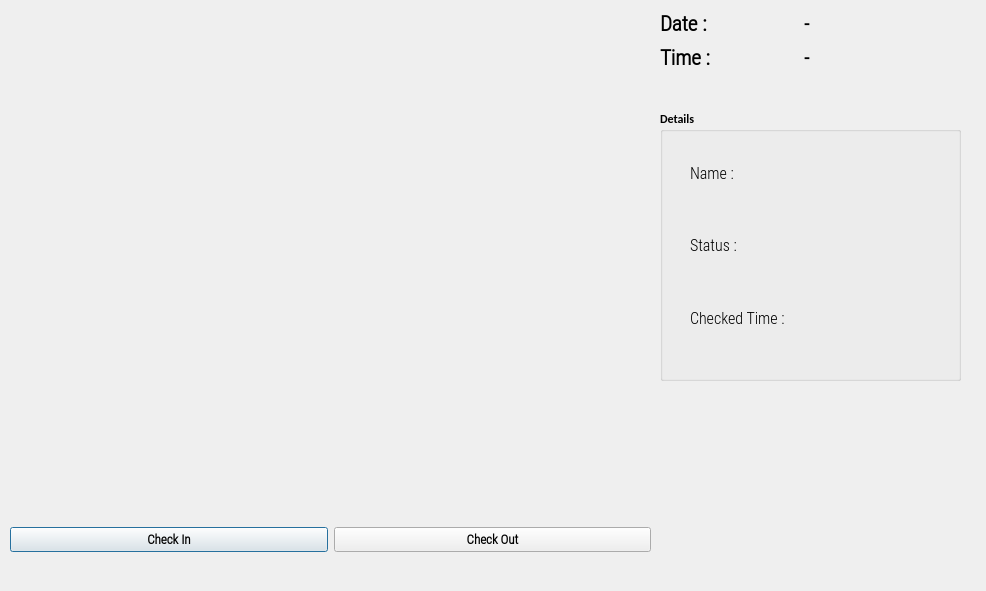
<?xml version="1.0" encoding="UTF-8"?>
<ui version="4.0">
 <class>OutputDialog</class>
 <widget class="QDialog" name="OutputDialog">
  <property name="geometry">
   <rect>
    <x>0</x>
    <y>0</y>
    <width>986</width>
    <height>591</height>
   </rect>
  </property>
  <property name="minimumSize">
   <size>
    <width>0</width>
    <height>0</height>
   </size>
  </property>
  <property name="maximumSize">
   <size>
    <width>1280</width>
    <height>720</height>
   </size>
  </property>
  <property name="font">
   <font>
    <family>Calibri</family>
    <weight>75</weight>
    <bold>true</bold>
   </font>
  </property>
  <property name="windowTitle">
   <string>Face Recognition Attendance App</string>
  </property>
  <property name="windowIcon">
   <iconset resource="resource.qrc">
    <normaloff>:/icon/icon.png</normaloff>:/icon/icon.png</iconset>
  </property>
  <widget class="QLabel" name="imgLabel">
   <property name="geometry">
    <rect>
     <x>10</x>
     <y>10</y>
     <width>640</width>
     <height>480</height>
    </rect>
   </property>
   <property name="minimumSize">
    <size>
     <width>4</width>
     <height>0</height>
    </size>
   </property>
   <property name="maximumSize">
    <size>
     <width>640</width>
     <height>480</height>
    </size>
   </property>
   <property name="text">
    <string/>
   </property>
  </widget>
  <widget class="QWidget" name="horizontalLayoutWidget">
   <property name="geometry">
    <rect>
     <x>10</x>
     <y>500</y>
     <width>641</width>
     <height>80</height>
    </rect>
   </property>
   <layout class="QHBoxLayout" name="horizontalLayout">
    <item>
     <widget class="QPushButton" name="CheckInButton">
      <property name="font">
       <font>
        <family>Roboto Condensed Light</family>
        <pointsize>10</pointsize>
        <weight>75</weight>
        <bold>true</bold>
       </font>
      </property>
      <property name="text">
       <string>Check In</string>
      </property>
      <property name="checkable">
       <bool>true</bool>
      </property>
     </widget>
    </item>
    <item>
     <widget class="QPushButton" name="CheckOutButton">
      <property name="font">
       <font>
        <family>Roboto Condensed Light</family>
        <pointsize>10</pointsize>
        <weight>75</weight>
        <bold>true</bold>
       </font>
      </property>
      <property name="text">
       <string>Check Out</string>
      </property>
      <property name="checkable">
       <bool>true</bool>
      </property>
     </widget>
    </item>
   </layout>
  </widget>
  <widget class="QWidget" name="gridLayoutWidget">
   <property name="geometry">
    <rect>
     <x>660</x>
     <y>10</y>
     <width>281</width>
     <height>61</height>
    </rect>
   </property>
   <layout class="QGridLayout" name="gridLayout_2">
    <item row="0" column="0">
     <widget class="QLabel" name="label">
      <property name="font">
       <font>
        <family>Roboto Condensed Light</family>
        <pointsize>16</pointsize>
        <weight>75</weight>
        <bold>true</bold>
       </font>
      </property>
      <property name="text">
       <string>Date :</string>
      </property>
     </widget>
    </item>
    <item row="0" column="1">
     <widget class="QLabel" name="Date_Label">
      <property name="font">
       <font>
        <family>Roboto Condensed Light</family>
        <pointsize>15</pointsize>
        <weight>75</weight>
        <bold>true</bold>
       </font>
      </property>
      <property name="text">
       <string>-</string>
      </property>
     </widget>
    </item>
    <item row="1" column="0">
     <widget class="QLabel" name="label_2">
      <property name="font">
       <font>
        <family>Roboto Condensed Light</family>
        <pointsize>16</pointsize>
        <weight>75</weight>
        <bold>true</bold>
       </font>
      </property>
      <property name="text">
       <string>Time :</string>
      </property>
     </widget>
    </item>
    <item row="1" column="1">
     <widget class="QLabel" name="Time_Label">
      <property name="font">
       <font>
        <family>Roboto Condensed Light</family>
        <pointsize>15</pointsize>
        <weight>75</weight>
        <bold>true</bold>
       </font>
      </property>
      <property name="text">
       <string>-</string>
      </property>
     </widget>
    </item>
   </layout>
  </widget>
  <widget class="QGroupBox" name="groupBox">
   <property name="geometry">
    <rect>
     <x>660</x>
     <y>110</y>
     <width>301</width>
     <height>271</height>
    </rect>
   </property>
   <property name="title">
    <string>Details</string>
   </property>
   <widget class="QWidget" name="verticalLayoutWidget">
    <property name="geometry">
     <rect>
      <x>30</x>
      <y>30</y>
      <width>122</width>
      <height>211</height>
     </rect>
    </property>
    <layout class="QVBoxLayout" name="verticalLayout">
     <item>
      <widget class="QLabel" name="label_3">
       <property name="font">
        <font>
         <family>Roboto Condensed Light</family>
         <pointsize>12</pointsize>
         <weight>50</weight>
         <bold>false</bold>
        </font>
       </property>
       <property name="text">
        <string>Name : </string>
       </property>
      </widget>
     </item>
     <item>
      <widget class="QLabel" name="label_4">
       <property name="font">
        <font>
         <family>Roboto Condensed Light</family>
         <pointsize>12</pointsize>
         <weight>50</weight>
         <bold>false</bold>
        </font>
       </property>
       <property name="text">
        <string>Status :</string>
       </property>
      </widget>
     </item>
     <item>
      <widget class="QLabel" name="label_5">
       <property name="font">
        <font>
         <family>Roboto Condensed Light</family>
         <pointsize>12</pointsize>
         <weight>50</weight>
         <bold>false</bold>
        </font>
       </property>
       <property name="text">
        <string>Checked Time : </string>
       </property>
      </widget>
     </item>
    </layout>
   </widget>
   <widget class="QWidget" name="verticalLayoutWidget_2">
    <property name="geometry">
     <rect>
      <x>120</x>
      <y>30</y>
      <width>161</width>
      <height>211</height>
     </rect>
    </property>
    <layout class="QVBoxLayout" name="verticalLayout_2">
     <item>
      <widget class="QLabel" name="NameLabel">
       <property name="font">
        <font>
         <family>Roboto Condensed Light</family>
         <pointsize>12</pointsize>
         <weight>50</weight>
         <bold>false</bold>
        </font>
       </property>
       <property name="text">
        <string/>
       </property>
      </widget>
     </item>
     <item>
      <widget class="QLabel" name="StatusLabel">
       <property name="font">
        <font>
         <family>Roboto Condensed Light</family>
         <pointsize>12</pointsize>
         <weight>50</weight>
         <bold>false</bold>
        </font>
       </property>
       <property name="text">
        <string/>
       </property>
      </widget>
     </item>
     <item>
      <layout class="QHBoxLayout" name="horizontalLayout_2">
       <item>
        <widget class="QLabel" name="HoursLabel">
         <property name="font">
          <font>
           <family>Roboto Condensed Light</family>
           <pointsize>12</pointsize>
           <weight>50</weight>
           <bold>false</bold>
          </font>
         </property>
         <property name="text">
          <string/>
         </property>
        </widget>
       </item>
       <item>
        <widget class="QLabel" name="MinLabel">
         <property name="font">
          <font>
           <family>Roboto Condensed Light</family>
           <pointsize>12</pointsize>
           <weight>50</weight>
           <bold>false</bold>
          </font>
         </property>
         <property name="text">
          <string/>
         </property>
        </widget>
       </item>
      </layout>
     </item>
    </layout>
   </widget>
  </widget>
 </widget>
 <resources>
  <include location="resource.qrc"/>
 </resources>
 <connections/>
</ui>
